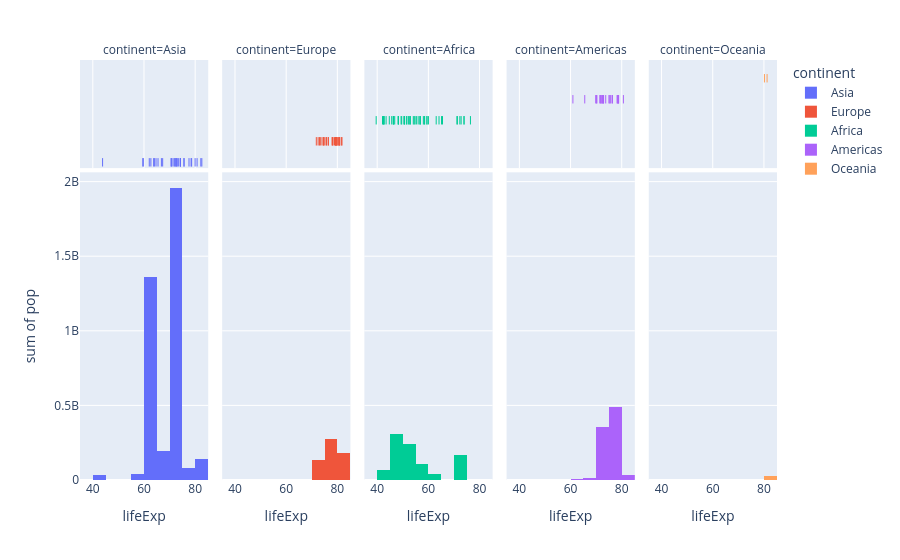

Write notebook code for a chart like this one.
### Code cell
px.histogram(df, 
             x="lifeExp", 
             y="pop",
             hover_name="country", 
             color="continent",
             marginal="rug",
             facet_col="continent"
            )

### Figure 1 — Plotly figure (JSON) as saved in the notebook; plotly's stock layout.template omitted (floating-point values rounded to 4 significant figures)
{"data": [{"alignmentgroup": "True", "bingroup": "x", "histfunc": "sum", "hovertemplate": "continent=Asia<br>lifeExp=%{x}<br>sum of pop=%{y}<extra></extra>", "legendgroup": "Asia", "marker": {"color": "#636efa", "pattern": {"shape": ""}}, "name": "Asia", "offsetgroup": "Asia", "orientation": "v", "showlegend": true, "type": "histogram", "x": [43.83, 75.64, 64.06, 59.72, 72.96, 82.21, 64.7, 70.65, 70.96, 59.55, 80.75, 82.6, 72.53, 67.3, 78.62, 77.59, 71.99, 74.24, 66.8, 62.07, 63.78, 75.64, 65.48, 71.69, 72.78, 79.97, 72.4, 74.14, 78.4, 70.62, 74.25, 73.42, 62.7], "xaxis": "x", "y": [31889923, 708573, 150448339, 14131858, 1318683096, 6980412, 1110396331, 223547000, 69453570, 27499638, 6426679, 127467972, 6053193, 23301725, 49044790, 2505559, 3921278, 24821286, 2874127, 47761980, 28901790, 3204897, 169270617, 91077287, 27601038, 4553009, 20378239, 19314747, 23174294, 65068149, 85262356, 4018332, 22211743], "yaxis": "y"}, {"alignmentgroup": "True", "boxpoints": "all", "fillcolor": "rgba(255,255,255,0)", "hoveron": "points", "hovertemplate": "<b>%{hovertext}</b><br><br>continent=Asia<br>lifeExp=%{x}<extra></extra>", "hovertext": ["Afghanistan", "Bahrain", "Bangladesh", "Cambodia", "China", "Hong Kong, China", "India", "Indonesia", "Iran", "Iraq", "Israel", "Japan", "Jordan", "Korea, Dem. Rep.", "Korea, Rep.", "Kuwait", "Lebanon", "Malaysia", "Mongolia", "Myanmar", "Nepal", "Oman", "Pakistan", "Philippines", "Saudi Arabia", "Singapore", "Sri Lanka", "Syria", "Taiwan", "Thailand", "Vietnam", "West Bank and Gaza", "Yemen, Rep."], "jitter": 0, "legendgroup": "Asia", "line": {"color": "rgba(255,255,255,0)"}, "marker": {"color": "#636efa", "symbol": "line-ns-open"}, "name": "Asia", "offsetgroup": "Asia", "showlegend": false, "type": "box", "x": [43.83, 75.64, 64.06, 59.72, 72.96, 82.21, 64.7, 70.65, 70.96, 59.55, 80.75, 82.6, 72.53, 67.3, 78.62, 77.59, 71.99, 74.24, 66.8, 62.07, 63.78, 75.64, 65.48, 71.69, 72.78, 79.97, 72.4, 74.14, 78.4, 70.62, 74.25, 73.42, 62.7], "xaxis": "x6", "yaxis": "y6"}, {"alignmentgroup": "True", "bingroup": "x", "histfunc": "sum", "hovertemplate": "continent=Europe<br>lifeExp=%{x}<br>sum of pop=%{y}<extra></extra>", "legendgroup": "Europe", "marker": {"color": "#EF553B", "pattern": {"shape": ""}}, "name": "Europe", "offsetgroup": "Europe", "orientation": "v", "showlegend": true, "type": "histogram", "x": [76.42, 79.83, 79.44, 74.85, 73.0, 75.75, 76.49, 78.33, 79.31, 80.66, 79.41, 79.48, 73.34, 81.76, 78.89, 80.55, 74.54, 79.76, 80.2, 75.56, 78.1, 72.48, 74.0, 74.66, 77.93, 80.94, 80.88, 81.7, 71.78, 79.42], "xaxis": "x2", "y": [3600523, 8199783, 10392226, 4552198, 7322858, 4493312, 10228744, 5468120, 5238460, 61083916, 82400996, 10706290, 9956108, 301931, 4109086, 58147733, 684736, 16570613, 4627926, 38518241, 10642836, 22276056, 10150265, 5447502, 2009245, 40448191, 9031088, 7554661, 71158647, 60776238], "yaxis": "y2"}, {"alignmentgroup": "True", "boxpoints": "all", "fillcolor": "rgba(255,255,255,0)", "hoveron": "points", "hovertemplate": "<b>%{hovertext}</b><br><br>continent=Europe<br>lifeExp=%{x}<extra></extra>", "hovertext": ["Albania", "Austria", "Belgium", "Bosnia and Herzegovina", "Bulgaria", "Croatia", "Czech Republic", "Denmark", "Finland", "France", "Germany", "Greece", "Hungary", "Iceland", "Ireland", "Italy", "Montenegro", "Netherlands", "Norway", "Poland", "Portugal", "Romania", "Serbia", "Slovak Republic", "Slovenia", "Spain", "Sweden", "Switzerland", "Turkey", "United Kingdom"], "jitter": 0, "legendgroup": "Europe", "line": {"color": "rgba(255,255,255,0)"}, "marker": {"color": "#EF553B", "symbol": "line-ns-open"}, "name": "Europe", "offsetgroup": "Europe", "showlegend": false, "type": "box", "x": [76.42, 79.83, 79.44, 74.85, 73.0, 75.75, 76.49, 78.33, 79.31, 80.66, 79.41, 79.48, 73.34, 81.76, 78.89, 80.55, 74.54, 79.76, 80.2, 75.56, 78.1, 72.48, 74.0, 74.66, 77.93, 80.94, 80.88, 81.7, 71.78, 79.42], "xaxis": "x7", "yaxis": "y7"}, {"alignmentgroup": "True", "bingroup": "x", "histfunc": "sum", "hovertemplate": "continent=Africa<br>lifeExp=%{x}<br>sum of pop=%{y}<extra></extra>", "legendgroup": "Africa", "marker": {"color": "#00cc96", "pattern": {"shape": ""}}, "name": "Africa", "offsetgroup": "Africa", "orientation": "v", "showlegend": true, "type": "histogram", "x": [72.3, 42.73, 56.73, 50.73, 52.3, 49.58, 50.43, 44.74, 50.65, 65.15, 46.46, 55.32, 48.33, 54.79, 71.34, 51.58, 58.04, 52.95, 56.73, 59.45, 60.02, 56.01, 46.39, 54.11, 42.59, 45.68, 73.95, 59.44, 48.3, 54.47, 64.16, 72.8, 71.16, 42.08, 52.91, 56.87, 46.86, 76.44, 46.24, 65.53, 63.06, 42.57, 48.16, 49.34, 58.56, 39.61, 52.52, 58.42, 73.92, 51.54, 42.38, 43.49], "xaxis": "x3", "y": [33333216, 12420476, 8078314, 1639131, 14326203, 8390505, 17696293, 4369038, 10238807, 710960, 64606759, 3800610, 18013409, 496374, 80264543, 551201, 4906585, 76511887, 1454867, 1688359, 22873338, 9947814, 1472041, 35610177, 2012649, 3193942, 6036914, 19167654, 13327079, 12031795, 3270065, 1250882, 33757175, 19951656, 2055080, 12894865, 135031164, 798094, 8860588, 199579, 12267493, 6144562, 9118773, 43997828, 42292929, 1133066, 38139640, 5701579, 10276158, 29170398, 11746035, 12311143], "yaxis": "y3"}, {"alignmentgroup": "True", "boxpoints": "all", "fillcolor": "rgba(255,255,255,0)", "hoveron": "points", "hovertemplate": "<b>%{hovertext}</b><br><br>continent=Africa<br>lifeExp=%{x}<extra></extra>", "hovertext": ["Algeria", "Angola", "Benin", "Botswana", "Burkina Faso", "Burundi", "Cameroon", "Central African Republic", "Chad", "Comoros", "Congo, Dem. Rep.", "Congo, Rep.", "Cote d'Ivoire", "Djibouti", "Egypt", "Equatorial Guinea", "Eritrea", "Ethiopia", "Gabon", "Gambia", "Ghana", "Guinea", "Guinea-Bissau", "Kenya", "Lesotho", "Liberia", "Libya", "Madagascar", "Malawi", "Mali", "Mauritania", "Mauritius", "Morocco", "Mozambique", "Namibia", "Niger", "Nigeria", "Reunion", "Rwanda", "Sao Tome and Principe", "Senegal", "Sierra Leone", "Somalia", "South Africa", "Sudan", "Swaziland", "Tanzania", "Togo", "Tunisia", "Uganda", "Zambia", "Zimbabwe"], "jitter": 0, "legendgroup": "Africa", "line": {"color": "rgba(255,255,255,0)"}, "marker": {"color": "#00cc96", "symbol": "line-ns-open"}, "name": "Africa", "offsetgroup": "Africa", "showlegend": false, "type": "box", "x": [72.3, 42.73, 56.73, 50.73, 52.3, 49.58, 50.43, 44.74, 50.65, 65.15, 46.46, 55.32, 48.33, 54.79, 71.34, 51.58, 58.04, 52.95, 56.73, 59.45, 60.02, 56.01, 46.39, 54.11, 42.59, 45.68, 73.95, 59.44, 48.3, 54.47, 64.16, 72.8, 71.16, 42.08, 52.91, 56.87, 46.86, 76.44, 46.24, 65.53, 63.06, 42.57, 48.16, 49.34, 58.56, 39.61, 52.52, 58.42, 73.92, 51.54, 42.38, 43.49], "xaxis": "x8", "yaxis": "y8"}, {"alignmentgroup": "True", "bingroup": "x", "histfunc": "sum", "hovertemplate": "continent=Americas<br>lifeExp=%{x}<br>sum of pop=%{y}<extra></extra>", "legendgroup": "Americas", "marker": {"color": "#ab63fa", "pattern": {"shape": ""}}, "name": "Americas", "offsetgroup": "Americas", "orientation": "v", "showlegend": true, "type": "histogram", "x": [75.32, 65.55, 72.39, 80.65, 78.55, 72.89, 78.78, 78.27, 72.23, 74.99, 71.88, 70.26, 60.92, 70.2, 72.57, 76.19, 72.9, 75.54, 71.75, 71.42, 78.75, 69.82, 78.24, 76.38, 73.75], "xaxis": "x4", "y": [40301927, 9119152, 190010647, 33390141, 16284741, 44227550, 4133884, 11416987, 9319622, 13755680, 6939688, 12572928, 8502814, 7483763, 2780132, 108700891, 5675356, 3242173, 6667147, 28674757, 3942491, 1056608, 301139947, 3447496, 26084662], "yaxis": "y4"}, {"alignmentgroup": "True", "boxpoints": "all", "fillcolor": "rgba(255,255,255,0)", "hoveron": "points", "hovertemplate": "<b>%{hovertext}</b><br><br>continent=Americas<br>lifeExp=%{x}<extra></extra>", "hovertext": ["Argentina", "Bolivia", "Brazil", "Canada", "Chile", "Colombia", "Costa Rica", "Cuba", "Dominican Republic", "Ecuador", "El Salvador", "Guatemala", "Haiti", "Honduras", "Jamaica", "Mexico", "Nicaragua", "Panama", "Paraguay", "Peru", "Puerto Rico", "Trinidad and Tobago", "United States", "Uruguay", "Venezuela"], "jitter": 0, "legendgroup": "Americas", "line": {"color": "rgba(255,255,255,0)"}, "marker": {"color": "#ab63fa", "symbol": "line-ns-open"}, "name": "Americas", "offsetgroup": "Americas", "showlegend": false, "type": "box", "x": [75.32, 65.55, 72.39, 80.65, 78.55, 72.89, 78.78, 78.27, 72.23, 74.99, 71.88, 70.26, 60.92, 70.2, 72.57, 76.19, 72.9, 75.54, 71.75, 71.42, 78.75, 69.82, 78.24, 76.38, 73.75], "xaxis": "x9", "yaxis": "y9"}, {"alignmentgroup": "True", "bingroup": "x", "histfunc": "sum", "hovertemplate": "continent=Oceania<br>lifeExp=%{x}<br>sum of pop=%{y}<extra></extra>", "legendgroup": "Oceania", "marker": {"color": "#FFA15A", "pattern": {"shape": ""}}, "name": "Oceania", "offsetgroup": "Oceania", "orientation": "v", "showlegend": true, "type": "histogram", "x": [81.23, 80.2], "xaxis": "x5", "y": [20434176, 4115771], "yaxis": "y5"}, {"alignmentgroup": "True", "boxpoints": "all", "fillcolor": "rgba(255,255,255,0)", "hoveron": "points", "hovertemplate": "<b>%{hovertext}</b><br><br>continent=Oceania<br>lifeExp=%{x}<extra></extra>", "hovertext": ["Australia", "New Zealand"], "jitter": 0, "legendgroup": "Oceania", "line": {"color": "rgba(255,255,255,0)"}, "marker": {"color": "#FFA15A", "symbol": "line-ns-open"}, "name": "Oceania", "offsetgroup": "Oceania", "showlegend": false, "type": "box", "x": [81.23, 80.2], "xaxis": "x10", "yaxis": "y10"}], "layout": {"annotations": [{"font": {}, "showarrow": false, "text": "continent=Asia", "x": 0.092, "xanchor": "center", "xref": "paper", "y": 1, "yanchor": "bottom", "yref": "paper"}, {"font": {}, "showarrow": false, "text": "continent=Europe", "x": 0.296, "xanchor": "center", "xref": "paper", "y": 1, "yanchor": "bottom", "yref": "paper"}, {"font": {}, "showarrow": false, "text": "continent=Africa", "x": 0.5, "xanchor": "center", "xref": "paper", "y": 1, "yanchor": "bottom", "yref": "paper"}, {"font": {}, "showarrow": false, "text": "continent=Americas", "x": 0.704, "xanchor": "center", "xref": "paper", "y": 1, "yanchor": "bottom", "yref": "paper"}, {"font": {}, "showarrow": false, "text": "continent=Oceania", "x": 0.908, "xanchor": "center", "xref": "paper", "y": 1, "yanchor": "bottom", "yref": "paper"}], "autosize": true, "barmode": "relative", "legend": {"title": {"text": "continent"}, "tracegroupgap": 0}, "margin": {"t": 60}, "xaxis": {"anchor": "y", "autorange": true, "domain": [0, 0.184], "range": [35, 85.11], "title": {"text": "lifeExp"}, "type": "linear"}, "xaxis10": {"anchor": "y10", "autorange": true, "domain": [0.816, 1], "matches": "x", "range": [35, 85.11], "showgrid": true, "showticklabels": false, "type": "linear"}, "xaxis2": {"anchor": "y2", "autorange": true, "domain": [0.204, 0.388], "matches": "x", "range": [35, 85.11], "title": {"text": "lifeExp"}, "type": "linear"}, "xaxis3": {"anchor": "y3", "autorange": true, "domain": [0.408, 0.592], "matches": "x", "range": [35, 85.11], "title": {"text": "lifeExp"}, "type": "linear"}, "xaxis4": {"anchor": "y4", "autorange": true, "domain": [0.612, 0.796], "matches": "x", "range": [35, 85.11], "title": {"text": "lifeExp"}, "type": "linear"}, "xaxis5": {"anchor": "y5", "autorange": true, "domain": [0.816, 1], "matches": "x", "range": [35, 85.11], "title": {"text": "lifeExp"}, "type": "linear"}, "xaxis6": {"anchor": "y6", "autorange": true, "domain": [0, 0.184], "matches": "x", "range": [35, 85.11], "showgrid": true, "showticklabels": false, "type": "linear"}, "xaxis7": {"anchor": "y7", "autorange": true, "domain": [0.204, 0.388], "matches": "x", "range": [35, 85.11], "showgrid": true, "showticklabels": false, "type": "linear"}, "xaxis8": {"anchor": "y8", "autorange": true, "domain": [0.408, 0.592], "matches": "x", "range": [35, 85.11], "showgrid": true, "showticklabels": false, "type": "linear"}, "xaxis9": {"anchor": "y9", "autorange": true, "domain": [0.612, 0.796], "matches": "x", "range": [35, 85.11], "showgrid": true, "showticklabels": false, "type": "linear"}, "yaxis": {"anchor": "x", "autorange": true, "domain": [0, 0.7326], "range": [0, 2062000000.0], "title": {"text": "sum of pop"}, "type": "linear"}, "yaxis10": {"anchor": "x10", "autorange": true, "domain": [0.7426, 1], "matches": "y6", "range": [-0.7797, 4.5], "showgrid": false, "showline": false, "showticklabels": false, "ticks": "", "type": "category"}, "yaxis2": {"anchor": "x2", "autorange": true, "domain": [0, 0.7326], "matches": "y", "range": [0, 2062000000.0], "showticklabels": false, "type": "linear"}, "yaxis3": {"anchor": "x3", "autorange": true, "domain": [0, 0.7326], "matches": "y", "range": [0, 2062000000.0], "showticklabels": false, "type": "linear"}, "yaxis4": {"anchor": "x4", "autorange": true, "domain": [0, 0.7326], "matches": "y", "range": [0, 2062000000.0], "showticklabels": false, "type": "linear"}, "yaxis5": {"anchor": "x5", "autorange": true, "domain": [0, 0.7326], "matches": "y", "range": [0, 2062000000.0], "showticklabels": false, "type": "linear"}, "yaxis6": {"anchor": "x6", "autorange": true, "domain": [0.7426, 1], "matches": "y6", "range": [-0.7797, 4.5], "showgrid": false, "showline": false, "showticklabels": false, "ticks": "", "type": "category"}, "yaxis7": {"anchor": "x7", "autorange": true, "domain": [0.7426, 1], "matches": "y6", "range": [-0.7797, 4.5], "showgrid": false, "showline": false, "showticklabels": false, "ticks": "", "type": "category"}, "yaxis8": {"anchor": "x8", "autorange": true, "domain": [0.7426, 1], "matches": "y6", "range": [-0.7797, 4.5], "showgrid": false, "showline": false, "showticklabels": false, "ticks": "", "type": "category"}, "yaxis9": {"anchor": "x9", "autorange": true, "domain": [0.7426, 1], "matches": "y6", "range": [-0.7797, 4.5], "showgrid": false, "showline": false, "showticklabels": false, "ticks": "", "type": "category"}}}
